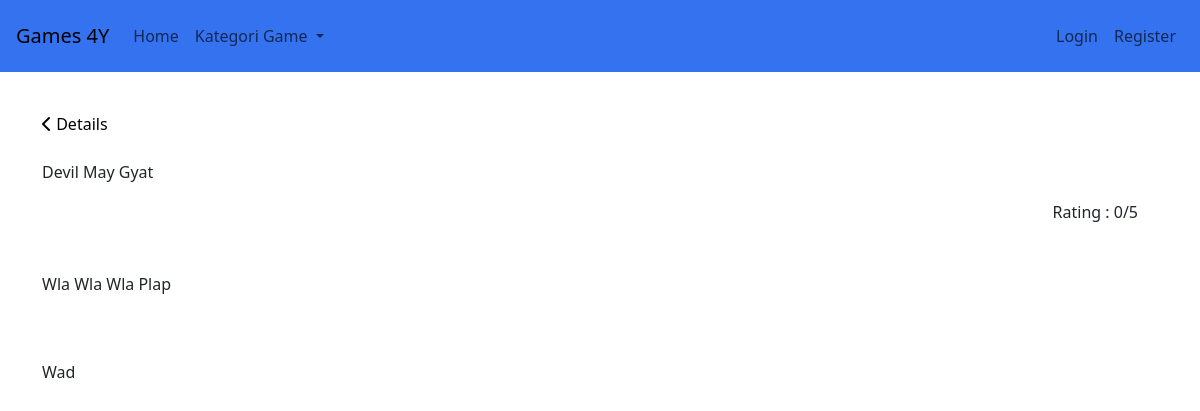
The app's page /ui/detail.php?gameID=4 with its own data.
### tables this page shows
CREATE TABLE `game` (
  `gameID` int(11) NOT NULL,
  `genreID` int(11) DEFAULT NULL,
  `platformID` int(11) DEFAULT NULL,
  `nama` varchar(255) NOT NULL,
  `deskripsi` varchar(1000) DEFAULT 'Wutdehel',
  `rating` int(1) DEFAULT 0,
  `komentar` varchar(5000) DEFAULT NULL
);

### ui/detail.php (the view, shortened to what this page needs)
<?php
include '../db/koneksi.php';
$game = isset($_GET['gameID']) ? $_GET['gameID'] : '1';
$query_game = "SELECT game.gameID as id, game.platformID as platID,
                      game.nama as nama, game.deskripsi, genre.nama as genre,
                      game.komentar, game.rating
               FROM game
               JOIN genre ON game.genreID = genre.genreID
               JOIN platform ON game.platformID = platform.id
               AND game.gameID = ?";
$stmt_game = $conn->prepare($query_game);
$stmt_game->bind_param('s', $game);
$stmt_game->execute();
$result_game = $stmt_game->get_result();
$row_game = mysqli_fetch_assoc($result_game);
?>
<!DOCTYPE html>
<html>
<head>
    <link rel="stylesheet" href="../css/detail.css">
</head>
<body>
    <?php
    include 'navbar.php';
    ?>
    <div class="container mt-5 pt-5">
        <div class="row mt-3">
            <div class="col">
                <a href="game.php" class="riz"><i class="fa-solid fa-chevron-left"></i> Details</a>
            </div>
        </div>
        <div class="row mt-4">
            <div class="col">
                <p class="title">
                    <?php echo $row_game['nama'];?>
                </p>
            </div>
        </div>
        <div class="row top-0 me-2">
            <div class="col top-0 right">
                Rating : <?php echo $row_game['rating'];?>/5
            </div>
        </div>
        <div class="row mt-5">
            <p><?php
            echo $row_game['deskripsi'];
            ?>
            </p>
        </div>
        <div class="row mt-5">
            <p><?php
            echo $row_game['komentar'];
            ?>
            </p>
        </div>
    </div>
</body>
</html>

### css/detail.css (style rules this page uses)
html, body { overflow-x: hidden; }
body { min-height: 100vh; display: grid; }
.riz { color: black; text-decoration: none; }
.right { text-align: right; }

### records on screen
game: nama "Devil May Gyat", rating "0", deskripsi "Wla Wla Wla Plap", komentar "Wad"
